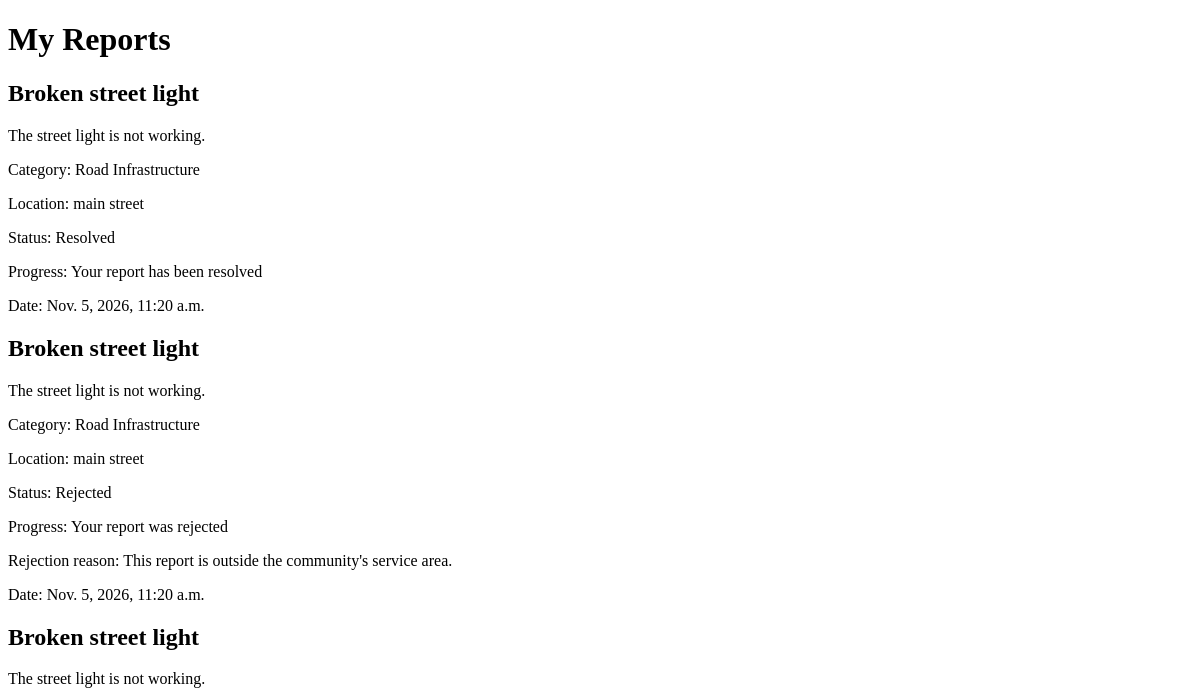
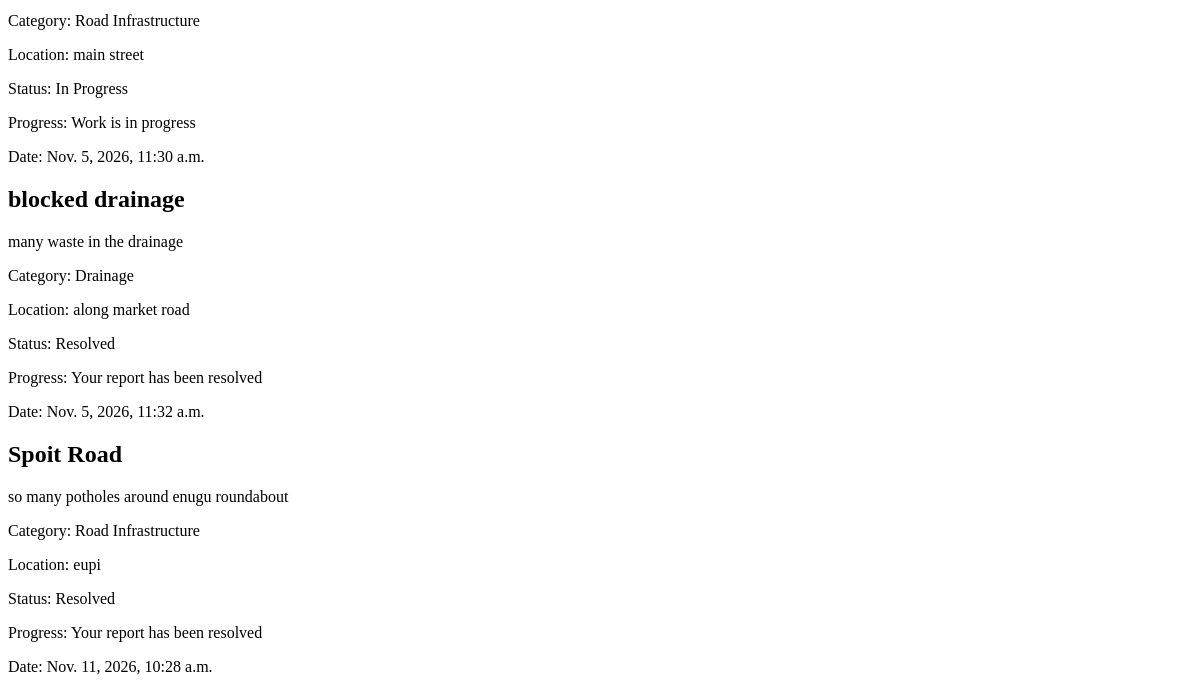
/reports/my-reports/ (signed in), run on an earlier commit of the app's database (2 pictures, top to bottom).
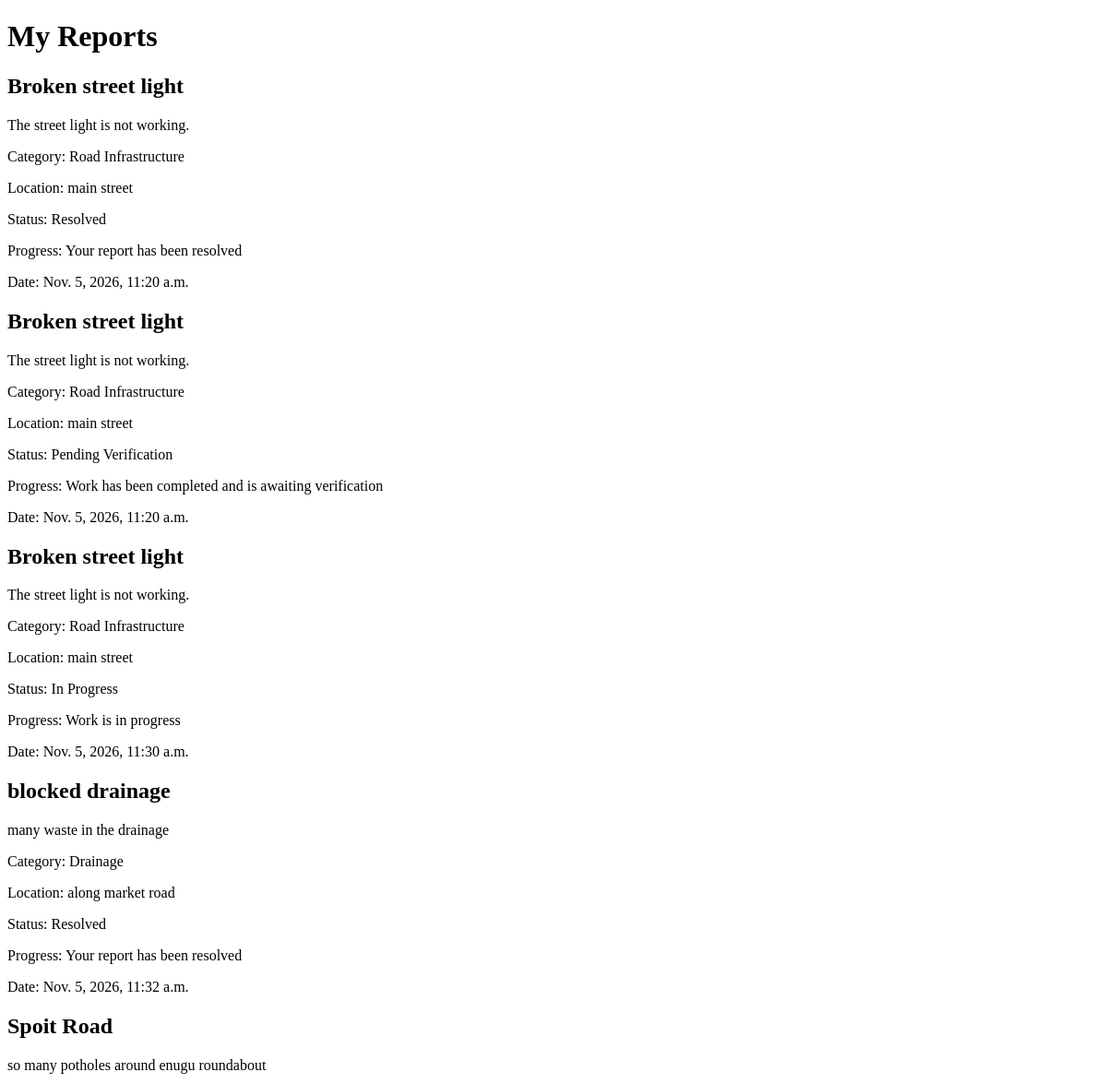
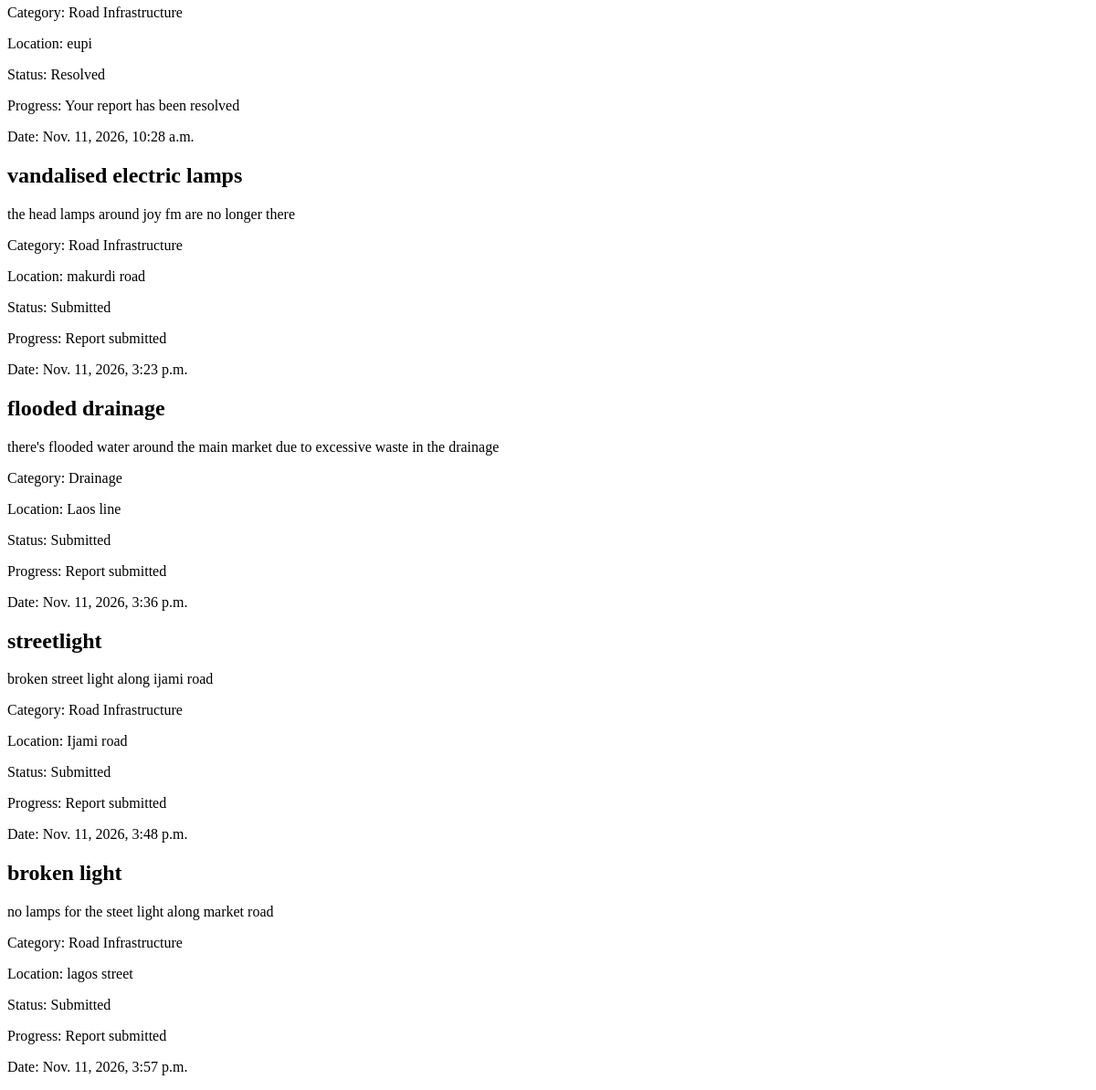
And on a later commit of the database (2 pictures, top to bottom).
### reports/models.py (models this page shows, shortened)
class Report(models.Model):
    STATUS_CHOICES = [
        ('submitted', 'Submitted'),
        ('under_review', 'Under Review'),
        ('assigned', 'Assigned'),
        ('in_progress', 'In Progress'),
        ('pending_verification', 'Pending Verification'),
        ('resolved', 'Resolved'),
        ('rejected', 'Rejected'),
    ]
    rejection_reason = models.TextField(
    blank=True,
    default=''
)
    title = models.CharField(max_length=200)
    description = models.TextField()
    location = models.CharField(max_length=255)
    date_reported = models.DateTimeField(auto_now_add=True)
    image = models.ImageField(
        upload_to='reports/',
        blank=True,
        null=True
    )
    category = models.ForeignKey(
        Category,
        on_delete=models.PROTECT,
        related_name='reports'
    )
    reporter = models.ForeignKey(
        settings.AUTH_USER_MODEL,
        on_delete=models.PROTECT,
        related_name='reports'
    )
    assigned_officer = models.ForeignKey(
        settings.AUTH_USER_MODEL,
        on_delete=models.SET_NULL,
        null=True,
        blank=True,
        related_name='assigned_reports'
    )
    status = models.CharField(
        max_length=20,
        choices=STATUS_CHOICES,
        default='submitted'
    )

class Category(models.Model):
    name = models.CharField(max_length=100, unique=True)
    description = models.TextField(blank=True)
    def __str__(self):
        return self.name

### reports/views.py (the view)
# urls.py: path('my-reports/', views.my_reports, name='my_reports'),
@login_required
def my_reports(request):
    reports = request.user.reports.all()
    return render(
    request,
    'reports/my_reports.html',
    {'reports': reports}
)

### templates/reports/my_reports.html (shortened to what this page needs)
<!DOCTYPE html>
<html>
<head>
</head>
<body>
    <h1>My Reports</h1>
{% for report in reports %}
    <h2>{{ report.title }}</h2>
    <p>{{ report.description }}</p>
    <p>Category: {{ report.category }}</p>
    <p>Location: {{ report.location }}</p>
    <p>Status: {{ report.get_status_display }}</p>
{% if report.status == 'submitted' %}
    <p>Progress: Report submitted</p>
{% elif report.status == 'under_review' %}
    <p>Progress: Your report is being reviewed</p>
{% elif report.status == 'assigned' %}
    <p>Progress: A Field Officer has been assigned</p>
{% elif report.status == 'in_progress' %}
    <p>Progress: Work is in progress</p>
{% elif report.status == 'pending_verification' %}
    <p>Progress: Work has been completed and is awaiting verification</p>
{% elif report.status == 'resolved' %}
    <p>Progress: Your report has been resolved</p>
{% elif report.status == 'rejected' %}
    <p>Progress: Your report was rejected</p>
{% endif %}
{% if report.status == 'rejected' %}
    <p>Rejection reason: {{ report.rejection_reason }}</p>
{% endif %}
    <p>Date: {{ report.date_reported }}</p>
{% empty %}
    <p>You have not submitted any reports yet.</p>
{% endfor %}
</body>
</html>

What changed in the data, as far as the page shows it:
changed Report: status "Rejected" → "Pending Verification"; rejection_reason "This report is outside the community's service area." → (not shown); status "Progress: Your report was rejected Rejection reason:" → "Progress: Work has been completed and is awaiting verification"
added Report: title "vandalised electric lamps", description "the head lamps around joy fm are no longer there", category "Road Infrastructure", location "makurdi road", status "Submitted", shows "Progress: Report submitted", date_reported "Nov. 11, 2026, 3:23 p.m."
added Report: title "flooded drainage", description "there's flooded water around the main market due to excessive waste in the drainage", category "Drainage", location "Laos line", status "Submitted", shows "Progress: Report submitted", date_reported "Nov. 11, 2026, 3:36 p.m."
added Report: title "streetlight", description "broken street light along ijami road", category "Road Infrastructure", location "Ijami road", status "Submitted", shows "Progress: Report submitted", date_reported "Nov. 11, 2026, 3:48 p.m."
added Report: title "broken light", description "no lamps for the steet light along market road", category "Road Infrastructure", location "lagos street", status "Submitted", shows "Progress: Report submitted", date_reported "Nov. 11, 2026, 3:57 p.m."
